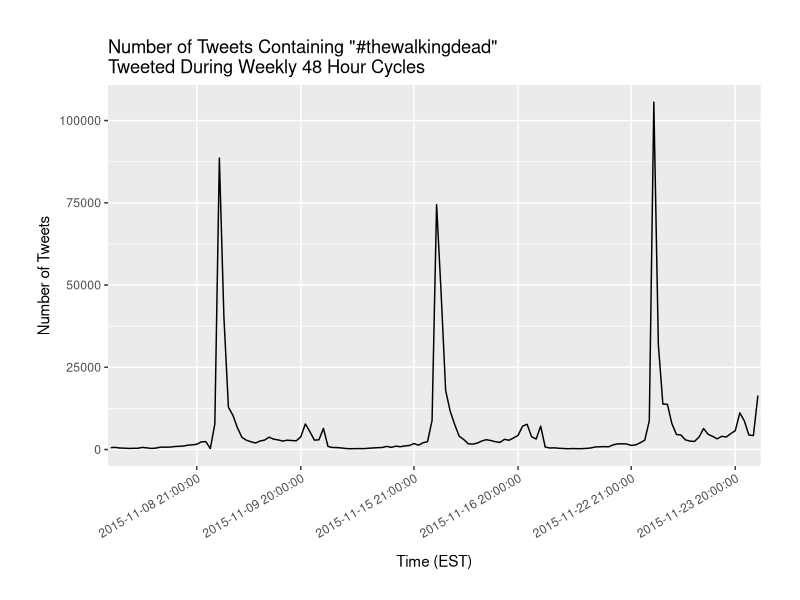

This chart was generated by the following R code:
require(ggplot2)
require(grid)

tweets <- read.csv('./data/tweets.txt', sep='|')

tweets$hour <- factor(as.POSIXct(tweets$hour, format='%Y-%m-%d %H:%M:%S%z'))


tweets.title <- 'Number of Tweets Containing "#thewalkingdead" \nTweeted During Weekly 48 Hour Cycles'
tweets.x <- 'Time (EST)'
tweets.y <- 'Number of Tweets'

tweets.plot <- ggplot(tweets, aes(factor(hour), tweets, group=1)) + geom_line() + scale_x_discrete(breaks=c('2015-11-08 21:00:00', '2015-11-09 20:00:00', '2015-11-15 21:00:00', '2015-11-16 20:00:00', '2015-11-22 21:00:00', '2015-11-23 20:00:00')) + #scale_x_datetime(breaks='') +
    labs(x=tweets.x, y=tweets.y, title=tweets.title) +
    theme(axis.text.x=element_text(angle = 30, hjust=1),
          axis.title.x=element_text(vjust=-1.5),
          axis.title.y=element_text(vjust=1.5),
          title=element_text(vjust=1.5),
          plot.margin=unit(c(1,1,1,1), "cm"))

ggsave(path="plots", filename="tweets_plot.pdf", plot=tweets.plot, width=5.5, height=5.5)
